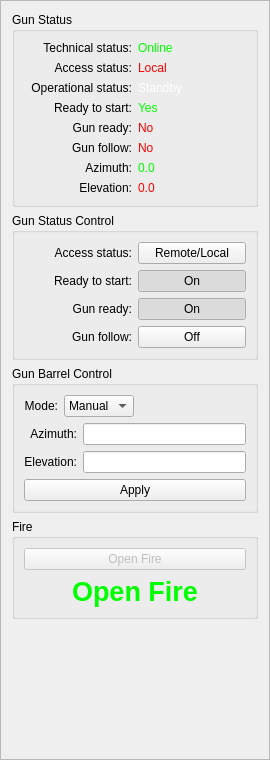
<?xml version="1.0" encoding="UTF-8"?>
<ui version="4.0">
 <class>FrameGun</class>
 <widget class="QFrame" name="FrameGun">
  <property name="enabled">
   <bool>true</bool>
  </property>
  <property name="geometry">
   <rect>
    <x>0</x>
    <y>0</y>
    <width>270</width>
    <height>760</height>
   </rect>
  </property>
  <property name="sizePolicy">
   <sizepolicy hsizetype="Fixed" vsizetype="Preferred">
    <horstretch>0</horstretch>
    <verstretch>0</verstretch>
   </sizepolicy>
  </property>
  <property name="windowTitle">
   <string>Frame</string>
  </property>
  <property name="frameShape">
   <enum>QFrame::StyledPanel</enum>
  </property>
  <property name="frameShadow">
   <enum>QFrame::Raised</enum>
  </property>
  <layout class="QGridLayout" name="gridLayout_5">
   <item row="0" column="0">
    <layout class="QVBoxLayout" name="verticalLayout_5">
     <item>
      <widget class="QGroupBox" name="groupBoxGunStat">
       <property name="enabled">
        <bool>true</bool>
       </property>
       <property name="styleSheet">
        <string notr="true"/>
       </property>
       <property name="title">
        <string>Gun Status</string>
       </property>
       <layout class="QGridLayout" name="gridLayout">
        <item row="0" column="0">
         <layout class="QHBoxLayout" name="horizontalLayout">
          <item>
           <layout class="QVBoxLayout" name="verticalLayout">
            <item>
             <widget class="QLabel" name="label">
              <property name="enabled">
               <bool>true</bool>
              </property>
              <property name="layoutDirection">
               <enum>Qt::LeftToRight</enum>
              </property>
              <property name="text">
               <string>Technical status:</string>
              </property>
              <property name="alignment">
               <set>Qt::AlignRight|Qt::AlignTrailing|Qt::AlignVCenter</set>
              </property>
             </widget>
            </item>
            <item>
             <widget class="QLabel" name="label_3">
              <property name="layoutDirection">
               <enum>Qt::LeftToRight</enum>
              </property>
              <property name="text">
               <string>Access status:</string>
              </property>
              <property name="alignment">
               <set>Qt::AlignRight|Qt::AlignTrailing|Qt::AlignVCenter</set>
              </property>
             </widget>
            </item>
            <item>
             <widget class="QLabel" name="label_2">
              <property name="layoutDirection">
               <enum>Qt::LeftToRight</enum>
              </property>
              <property name="text">
               <string>Operational status:</string>
              </property>
              <property name="alignment">
               <set>Qt::AlignRight|Qt::AlignTrailing|Qt::AlignVCenter</set>
              </property>
             </widget>
            </item>
            <item>
             <widget class="QLabel" name="label_4">
              <property name="layoutDirection">
               <enum>Qt::LeftToRight</enum>
              </property>
              <property name="text">
               <string>Ready to start:</string>
              </property>
              <property name="alignment">
               <set>Qt::AlignRight|Qt::AlignTrailing|Qt::AlignVCenter</set>
              </property>
             </widget>
            </item>
            <item>
             <widget class="QLabel" name="label_5">
              <property name="layoutDirection">
               <enum>Qt::LeftToRight</enum>
              </property>
              <property name="text">
               <string>Gun ready:</string>
              </property>
              <property name="alignment">
               <set>Qt::AlignRight|Qt::AlignTrailing|Qt::AlignVCenter</set>
              </property>
             </widget>
            </item>
            <item>
             <widget class="QLabel" name="label_6">
              <property name="layoutDirection">
               <enum>Qt::LeftToRight</enum>
              </property>
              <property name="text">
               <string>Gun follow:</string>
              </property>
              <property name="alignment">
               <set>Qt::AlignRight|Qt::AlignTrailing|Qt::AlignVCenter</set>
              </property>
             </widget>
            </item>
            <item>
             <widget class="QLabel" name="label_13">
              <property name="layoutDirection">
               <enum>Qt::LeftToRight</enum>
              </property>
              <property name="text">
               <string>Azimuth:</string>
              </property>
              <property name="alignment">
               <set>Qt::AlignRight|Qt::AlignTrailing|Qt::AlignVCenter</set>
              </property>
             </widget>
            </item>
            <item>
             <widget class="QLabel" name="label_14">
              <property name="layoutDirection">
               <enum>Qt::LeftToRight</enum>
              </property>
              <property name="text">
               <string>Elevation:</string>
              </property>
              <property name="alignment">
               <set>Qt::AlignRight|Qt::AlignTrailing|Qt::AlignVCenter</set>
              </property>
             </widget>
            </item>
           </layout>
          </item>
          <item>
           <layout class="QVBoxLayout" name="verticalLayout_2">
            <item>
             <widget class="QLabel" name="labelGunStatTech">
              <property name="layoutDirection">
               <enum>Qt::LeftToRight</enum>
              </property>
              <property name="styleSheet">
               <string notr="true">color: rgb(0, 255, 0);</string>
              </property>
              <property name="text">
               <string>Online</string>
              </property>
              <property name="alignment">
               <set>Qt::AlignLeading|Qt::AlignLeft|Qt::AlignVCenter</set>
              </property>
             </widget>
            </item>
            <item>
             <widget class="QLabel" name="labelGunStatAccess">
              <property name="layoutDirection">
               <enum>Qt::LeftToRight</enum>
              </property>
              <property name="styleSheet">
               <string notr="true">color : rgb(255, 0, 0);</string>
              </property>
              <property name="text">
               <string>Local</string>
              </property>
              <property name="alignment">
               <set>Qt::AlignLeading|Qt::AlignLeft|Qt::AlignVCenter</set>
              </property>
             </widget>
            </item>
            <item>
             <widget class="QLabel" name="labelGunStatOp">
              <property name="layoutDirection">
               <enum>Qt::LeftToRight</enum>
              </property>
              <property name="styleSheet">
               <string notr="true">color: rgb(255, 255, 255);</string>
              </property>
              <property name="text">
               <string>Standby</string>
              </property>
              <property name="alignment">
               <set>Qt::AlignLeading|Qt::AlignLeft|Qt::AlignVCenter</set>
              </property>
             </widget>
            </item>
            <item>
             <widget class="QLabel" name="labelGunStatReadyToStart">
              <property name="layoutDirection">
               <enum>Qt::LeftToRight</enum>
              </property>
              <property name="styleSheet">
               <string notr="true">color: rgb(0, 255, 0);</string>
              </property>
              <property name="text">
               <string>Yes</string>
              </property>
              <property name="alignment">
               <set>Qt::AlignLeading|Qt::AlignLeft|Qt::AlignVCenter</set>
              </property>
             </widget>
            </item>
            <item>
             <widget class="QLabel" name="labelGunStatReady">
              <property name="palette">
               <palette>
                <active>
                 <colorrole role="WindowText">
                  <brush brushstyle="SolidPattern">
                   <color alpha="255">
                    <red>255</red>
                    <green>0</green>
                    <blue>0</blue>
                   </color>
                  </brush>
                 </colorrole>
                 <colorrole role="Text">
                  <brush brushstyle="SolidPattern">
                   <color alpha="255">
                    <red>255</red>
                    <green>0</green>
                    <blue>0</blue>
                   </color>
                  </brush>
                 </colorrole>
                 <colorrole role="ButtonText">
                  <brush brushstyle="SolidPattern">
                   <color alpha="255">
                    <red>255</red>
                    <green>0</green>
                    <blue>0</blue>
                   </color>
                  </brush>
                 </colorrole>
                </active>
                <inactive>
                 <colorrole role="WindowText">
                  <brush brushstyle="SolidPattern">
                   <color alpha="255">
                    <red>255</red>
                    <green>0</green>
                    <blue>0</blue>
                   </color>
                  </brush>
                 </colorrole>
                 <colorrole role="Text">
                  <brush brushstyle="SolidPattern">
                   <color alpha="255">
                    <red>255</red>
                    <green>0</green>
                    <blue>0</blue>
                   </color>
                  </brush>
                 </colorrole>
                 <colorrole role="ButtonText">
                  <brush brushstyle="SolidPattern">
                   <color alpha="255">
                    <red>255</red>
                    <green>0</green>
                    <blue>0</blue>
                   </color>
                  </brush>
                 </colorrole>
                </inactive>
                <disabled>
                 <colorrole role="WindowText">
                  <brush brushstyle="SolidPattern">
                   <color alpha="255">
                    <red>255</red>
                    <green>0</green>
                    <blue>0</blue>
                   </color>
                  </brush>
                 </colorrole>
                 <colorrole role="Text">
                  <brush brushstyle="SolidPattern">
                   <color alpha="255">
                    <red>255</red>
                    <green>0</green>
                    <blue>0</blue>
                   </color>
                  </brush>
                 </colorrole>
                 <colorrole role="ButtonText">
                  <brush brushstyle="SolidPattern">
                   <color alpha="255">
                    <red>255</red>
                    <green>0</green>
                    <blue>0</blue>
                   </color>
                  </brush>
                 </colorrole>
                </disabled>
               </palette>
              </property>
              <property name="layoutDirection">
               <enum>Qt::LeftToRight</enum>
              </property>
              <property name="styleSheet">
               <string notr="true">color: rgb(255, 0, 0);</string>
              </property>
              <property name="text">
               <string>No</string>
              </property>
              <property name="alignment">
               <set>Qt::AlignLeading|Qt::AlignLeft|Qt::AlignVCenter</set>
              </property>
             </widget>
            </item>
            <item>
             <widget class="QLabel" name="labelGunStatFollow">
              <property name="layoutDirection">
               <enum>Qt::LeftToRight</enum>
              </property>
              <property name="styleSheet">
               <string notr="true">color: rgb(255, 0, 0);</string>
              </property>
              <property name="text">
               <string>No</string>
              </property>
              <property name="alignment">
               <set>Qt::AlignLeading|Qt::AlignLeft|Qt::AlignVCenter</set>
              </property>
             </widget>
            </item>
            <item>
             <widget class="QLabel" name="labelGunStatAz">
              <property name="layoutDirection">
               <enum>Qt::LeftToRight</enum>
              </property>
              <property name="styleSheet">
               <string notr="true">color: rgb(0, 255, 0);</string>
              </property>
              <property name="text">
               <string>0.0</string>
              </property>
              <property name="alignment">
               <set>Qt::AlignLeading|Qt::AlignLeft|Qt::AlignVCenter</set>
              </property>
             </widget>
            </item>
            <item>
             <widget class="QLabel" name="labelGunStatEl">
              <property name="layoutDirection">
               <enum>Qt::LeftToRight</enum>
              </property>
              <property name="styleSheet">
               <string notr="true">color: rgb(255, 0, 0);</string>
              </property>
              <property name="text">
               <string>0.0</string>
              </property>
              <property name="alignment">
               <set>Qt::AlignLeading|Qt::AlignLeft|Qt::AlignVCenter</set>
              </property>
             </widget>
            </item>
           </layout>
          </item>
         </layout>
        </item>
       </layout>
      </widget>
     </item>
     <item>
      <widget class="QGroupBox" name="groupBoxGunControlStat">
       <property name="sizePolicy">
        <sizepolicy hsizetype="Preferred" vsizetype="Minimum">
         <horstretch>0</horstretch>
         <verstretch>0</verstretch>
        </sizepolicy>
       </property>
       <property name="minimumSize">
        <size>
         <width>0</width>
         <height>130</height>
        </size>
       </property>
       <property name="styleSheet">
        <string notr="true"/>
       </property>
       <property name="title">
        <string>Gun Status Control</string>
       </property>
       <layout class="QGridLayout" name="gridLayout_2">
        <item row="0" column="0" rowspan="2" colspan="2">
         <layout class="QHBoxLayout" name="horizontalLayout_2">
          <item>
           <layout class="QVBoxLayout" name="verticalLayout_3">
            <item>
             <widget class="QLabel" name="label_8">
              <property name="layoutDirection">
               <enum>Qt::LeftToRight</enum>
              </property>
              <property name="text">
               <string>Access status:</string>
              </property>
              <property name="alignment">
               <set>Qt::AlignRight|Qt::AlignTrailing|Qt::AlignVCenter</set>
              </property>
             </widget>
            </item>
            <item>
             <widget class="QLabel" name="label_10">
              <property name="layoutDirection">
               <enum>Qt::LeftToRight</enum>
              </property>
              <property name="text">
               <string>Ready to start:</string>
              </property>
              <property name="alignment">
               <set>Qt::AlignRight|Qt::AlignTrailing|Qt::AlignVCenter</set>
              </property>
             </widget>
            </item>
            <item>
             <widget class="QLabel" name="label_11">
              <property name="layoutDirection">
               <enum>Qt::LeftToRight</enum>
              </property>
              <property name="text">
               <string>Gun ready:</string>
              </property>
              <property name="alignment">
               <set>Qt::AlignRight|Qt::AlignTrailing|Qt::AlignVCenter</set>
              </property>
             </widget>
            </item>
            <item>
             <widget class="QLabel" name="label_12">
              <property name="layoutDirection">
               <enum>Qt::LeftToRight</enum>
              </property>
              <property name="text">
               <string>Gun follow:</string>
              </property>
              <property name="alignment">
               <set>Qt::AlignRight|Qt::AlignTrailing|Qt::AlignVCenter</set>
              </property>
             </widget>
            </item>
           </layout>
          </item>
          <item>
           <layout class="QVBoxLayout" name="verticalLayout_4">
            <item>
             <widget class="QPushButton" name="pushButtonStatConAccess">
              <property name="text">
               <string>Remote/Local</string>
              </property>
              <property name="checkable">
               <bool>true</bool>
              </property>
             </widget>
            </item>
            <item>
             <widget class="QPushButton" name="pushButtonStatRTS">
              <property name="text">
               <string>On</string>
              </property>
              <property name="checkable">
               <bool>true</bool>
              </property>
              <property name="checked">
               <bool>true</bool>
              </property>
             </widget>
            </item>
            <item>
             <widget class="QPushButton" name="pushButtonStatConReady">
              <property name="text">
               <string>On</string>
              </property>
              <property name="checkable">
               <bool>true</bool>
              </property>
              <property name="checked">
               <bool>true</bool>
              </property>
             </widget>
            </item>
            <item>
             <widget class="QPushButton" name="pushButtonStatConFollow">
              <property name="text">
               <string>Off</string>
              </property>
              <property name="checkable">
               <bool>true</bool>
              </property>
             </widget>
            </item>
           </layout>
          </item>
         </layout>
        </item>
        <item row="1" column="1">
         <widget class="QLabel" name="labelGunStatFollow_2">
          <property name="layoutDirection">
           <enum>Qt::LeftToRight</enum>
          </property>
          <property name="text">
           <string/>
          </property>
          <property name="alignment">
           <set>Qt::AlignLeading|Qt::AlignLeft|Qt::AlignVCenter</set>
          </property>
         </widget>
        </item>
       </layout>
      </widget>
     </item>
     <item>
      <widget class="QGroupBox" name="groupBoxGunBarrCon">
       <property name="enabled">
        <bool>true</bool>
       </property>
       <property name="sizePolicy">
        <sizepolicy hsizetype="Preferred" vsizetype="Minimum">
         <horstretch>0</horstretch>
         <verstretch>0</verstretch>
        </sizepolicy>
       </property>
       <property name="styleSheet">
        <string notr="true"/>
       </property>
       <property name="title">
        <string>Gun Barrel Control</string>
       </property>
       <layout class="QGridLayout" name="gridLayout_3">
        <item row="0" column="0">
         <layout class="QHBoxLayout" name="horizontalLayout_4">
          <item>
           <widget class="QLabel" name="label_9">
            <property name="layoutDirection">
             <enum>Qt::LeftToRight</enum>
            </property>
            <property name="text">
             <string>Mode:</string>
            </property>
            <property name="alignment">
             <set>Qt::AlignRight|Qt::AlignTrailing|Qt::AlignVCenter</set>
            </property>
           </widget>
          </item>
          <item>
           <widget class="QComboBox" name="comboBoxGunBarControlMode">
            <item>
             <property name="text">
              <string>Manual</string>
             </property>
            </item>
            <item>
             <property name="text">
              <string>Auto</string>
             </property>
            </item>
           </widget>
          </item>
         </layout>
        </item>
        <item row="0" column="1">
         <spacer name="horizontalSpacer">
          <property name="orientation">
           <enum>Qt::Horizontal</enum>
          </property>
          <property name="sizeHint" stdset="0">
           <size>
            <width>45</width>
            <height>20</height>
           </size>
          </property>
         </spacer>
        </item>
        <item row="1" column="0" colspan="2">
         <layout class="QVBoxLayout" name="verticalLayout_11">
          <item>
           <layout class="QHBoxLayout" name="horizontalLayout_3">
            <item>
             <layout class="QVBoxLayout" name="verticalLayout_9">
              <item>
               <widget class="QLabel" name="label_15">
                <property name="layoutDirection">
                 <enum>Qt::LeftToRight</enum>
                </property>
                <property name="text">
                 <string>Azimuth:</string>
                </property>
                <property name="alignment">
                 <set>Qt::AlignRight|Qt::AlignTrailing|Qt::AlignVCenter</set>
                </property>
               </widget>
              </item>
              <item>
               <widget class="QLabel" name="label_16">
                <property name="layoutDirection">
                 <enum>Qt::LeftToRight</enum>
                </property>
                <property name="text">
                 <string>Elevation:</string>
                </property>
                <property name="alignment">
                 <set>Qt::AlignRight|Qt::AlignTrailing|Qt::AlignVCenter</set>
                </property>
               </widget>
              </item>
             </layout>
            </item>
            <item>
             <layout class="QVBoxLayout" name="verticalLayout_10">
              <item>
               <widget class="QLineEdit" name="lineEditAz"/>
              </item>
              <item>
               <widget class="QLineEdit" name="lineEditEl"/>
              </item>
             </layout>
            </item>
           </layout>
          </item>
          <item>
           <widget class="QPushButton" name="pushButtonGunBarControlApply">
            <property name="text">
             <string>Apply</string>
            </property>
           </widget>
          </item>
         </layout>
        </item>
       </layout>
      </widget>
     </item>
     <item>
      <widget class="QGroupBox" name="groupBoxFire">
       <property name="sizePolicy">
        <sizepolicy hsizetype="Preferred" vsizetype="Preferred">
         <horstretch>0</horstretch>
         <verstretch>0</verstretch>
        </sizepolicy>
       </property>
       <property name="styleSheet">
        <string notr="true"/>
       </property>
       <property name="title">
        <string>Fire</string>
       </property>
       <layout class="QGridLayout" name="gridLayout_4">
        <item row="0" column="0">
         <layout class="QVBoxLayout" name="verticalLayout_6" stretch="0,0">
          <property name="spacing">
           <number>6</number>
          </property>
          <property name="topMargin">
           <number>0</number>
          </property>
          <property name="bottomMargin">
           <number>0</number>
          </property>
          <item>
           <widget class="QPushButton" name="pushButtonGunBarControlApply_2">
            <property name="enabled">
             <bool>false</bool>
            </property>
            <property name="sizePolicy">
             <sizepolicy hsizetype="Minimum" vsizetype="Minimum">
              <horstretch>0</horstretch>
              <verstretch>0</verstretch>
             </sizepolicy>
            </property>
            <property name="text">
             <string>Open Fire</string>
            </property>
           </widget>
          </item>
          <item>
           <widget class="QLabel" name="labelGunFire">
            <property name="sizePolicy">
             <sizepolicy hsizetype="Preferred" vsizetype="Expanding">
              <horstretch>0</horstretch>
              <verstretch>0</verstretch>
             </sizepolicy>
            </property>
            <property name="sizeIncrement">
             <size>
              <width>0</width>
              <height>0</height>
             </size>
            </property>
            <property name="font">
             <font>
              <pointsize>20</pointsize>
              <weight>75</weight>
              <bold>true</bold>
             </font>
            </property>
            <property name="layoutDirection">
             <enum>Qt::LeftToRight</enum>
            </property>
            <property name="styleSheet">
             <string notr="true">color: rgb(0, 255, 0);</string>
            </property>
            <property name="text">
             <string>Open Fire</string>
            </property>
            <property name="alignment">
             <set>Qt::AlignCenter</set>
            </property>
           </widget>
          </item>
         </layout>
        </item>
       </layout>
      </widget>
     </item>
    </layout>
   </item>
   <item row="1" column="0">
    <spacer name="verticalSpacer">
     <property name="orientation">
      <enum>Qt::Vertical</enum>
     </property>
     <property name="sizeHint" stdset="0">
      <size>
       <width>20</width>
       <height>26</height>
      </size>
     </property>
    </spacer>
   </item>
  </layout>
 </widget>
 <resources/>
 <connections/>
</ui>
